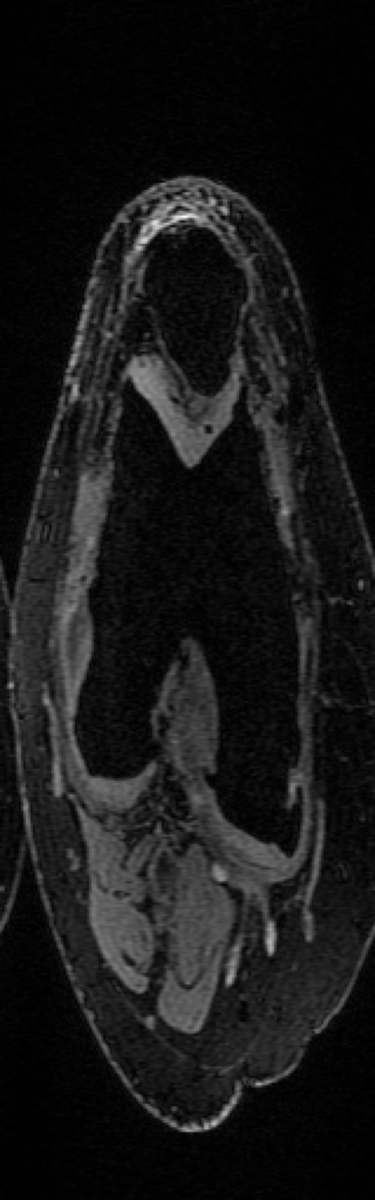
#> input picture paper/NIPS workshop/figures/panels/gt_mag.png, 375 x 1200 px, found by its file name
$ python generate_figure2_clean.py
#> lines starting #> are read from the running program, lines starting #| are printed output that depends on the picture
import matplotlib.pyplot as plt
from matplotlib.gridspec import GridSpec

out_dir = "paper/NIPS workshop/figures/panels"

gt_mag = plt.imread(f"{out_dir}/gt_mag.png")
#> gt_mag is the input picture: shape (1200, 375, 4) float32; mean R, G, B, A 0.091, 0.091, 0.091, 1
gt_pha = plt.imread(f"{out_dir}/gt_pha.png")
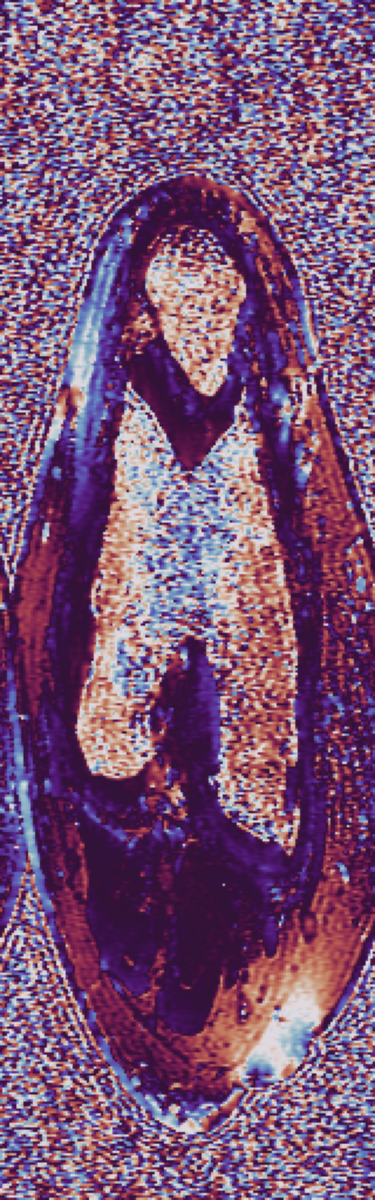
#> input picture paper/NIPS workshop/figures/panels/gt_pha.png, 375 x 1200 px, found by its file name
#> gt_pha is the input picture: shape (1200, 375, 4) float32; mean R, G, B, A 0.482, 0.326, 0.463, 1
euc_mag = plt.imread(f"{out_dir}/euc_mag.png")
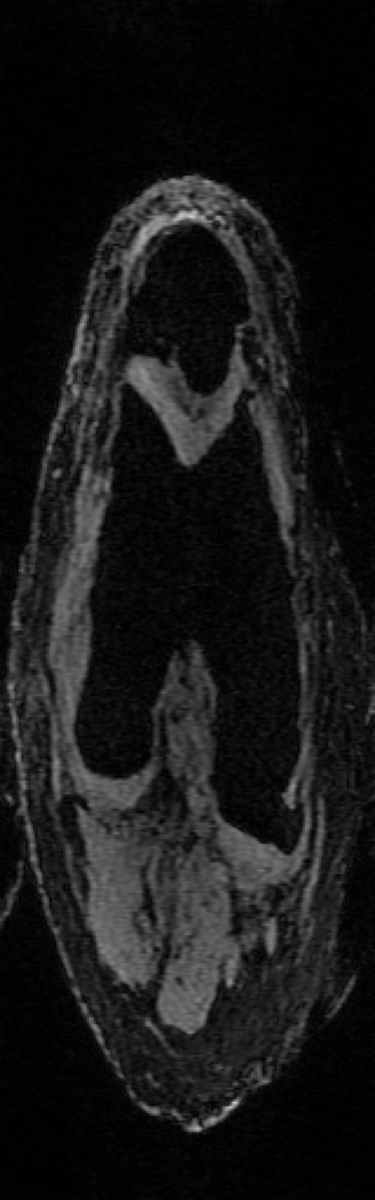
#> input picture paper/NIPS workshop/figures/panels/euc_mag.png, 375 x 1200 px, found by its file name
#> euc_mag is the input picture: shape (1200, 375, 4) float32; mean R, G, B, A 0.0919, 0.0919, 0.0919, 1
euc_mag_err = plt.imread(f"{out_dir}/euc_mag_err.png")
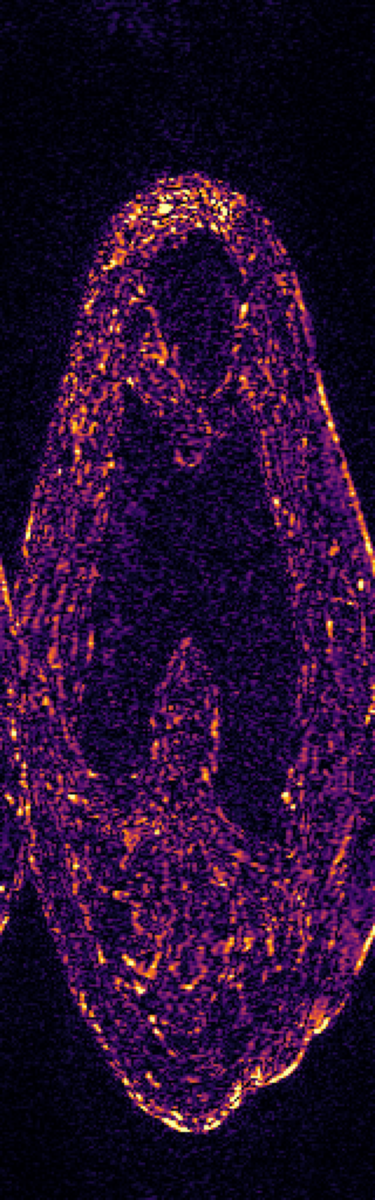
#> input picture paper/NIPS workshop/figures/panels/euc_mag_err.png, 375 x 1200 px, found by its file name
#> euc_mag_err is the input picture: shape (1200, 375, 4) float32; mean R, G, B, A 0.158, 0.0524, 0.19, 1
euc_pha = plt.imread(f"{out_dir}/euc_pha.png")
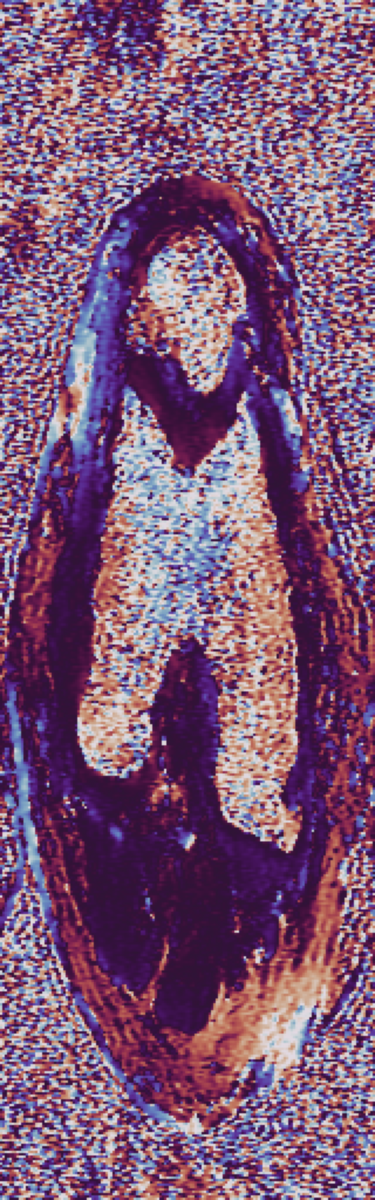
#> input picture paper/NIPS workshop/figures/panels/euc_pha.png, 375 x 1200 px, found by its file name
#> euc_pha is the input picture: shape (1200, 375, 4) float32; mean R, G, B, A 0.493, 0.341, 0.468, 1
euc_pha_err = plt.imread(f"{out_dir}/euc_pha_err.png")
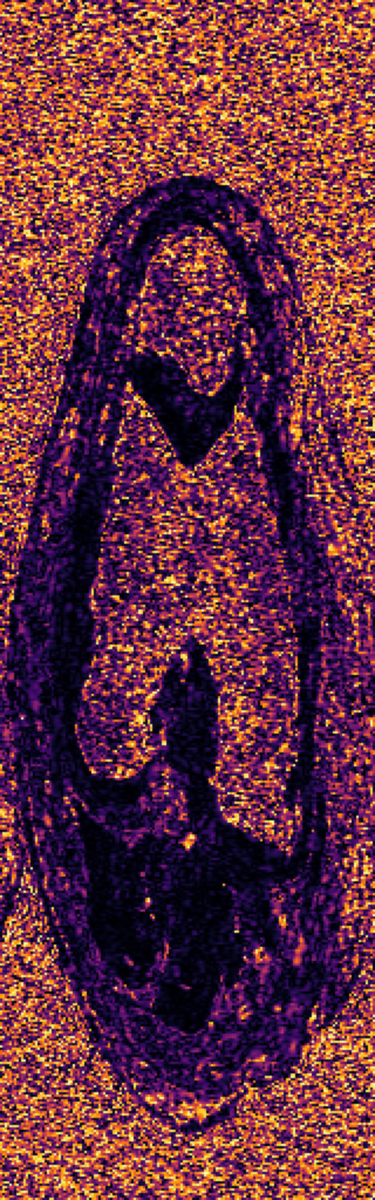
#> input picture paper/NIPS workshop/figures/panels/euc_pha_err.png, 375 x 1200 px, found by its file name
#> euc_pha_err is the input picture: shape (1200, 375, 4) float32; mean R, G, B, A 0.399, 0.184, 0.251, 1

#> (the run stopped early here; a loop or call above may not have finished)
